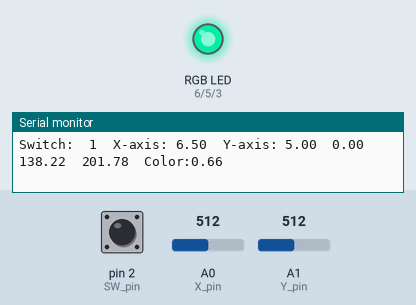
Recording of a sketch running on a simulated Arduino Uno, built with avr-gcc and run on an emulated ATmega328P. Parts: an RGB LED mixed from three pins (HIGH = lit), the last lines printed to the serial monitor. The inputs (shaded band) are chosen by the test bench; at power-on: A0 (X_pin) = 512, A1 (Y_pin) = 512, pin 2 (SW_pin) HIGH. Dim RGB values are drawn brighter than linear.

Above: at 1.2 s.
1.3 s: A0 (X_pin) set to 716
At 2.5 s:
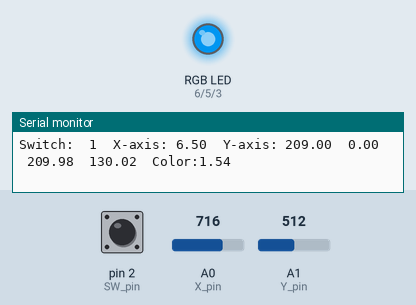
2.8 s: A1 (Y_pin) set to 524
At 3.4 s:
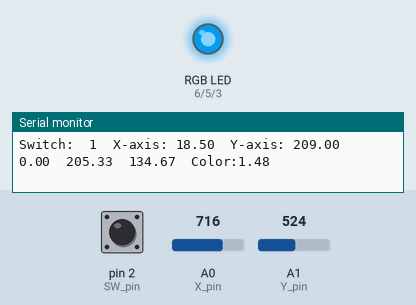
5.8 s: A1 (Y_pin) set to 592
At 6.7 s:
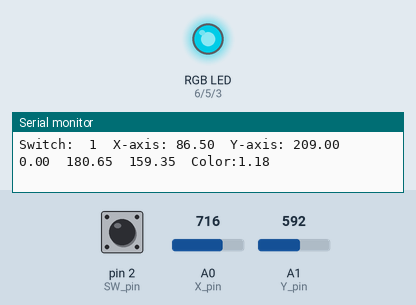
7.3 s: A1 (Y_pin) set to 614
At 8.2 s:
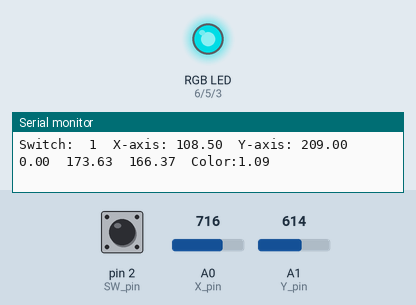
10.3 s: A0 (X_pin) set to 511
At 11.5 s:
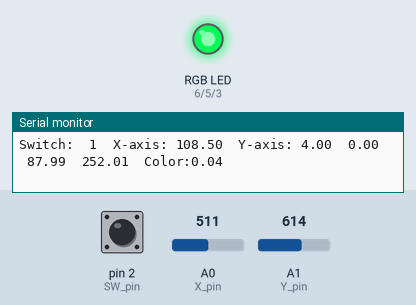
11.8 s: A1 (Y_pin) set to 306
At 12.9 s:
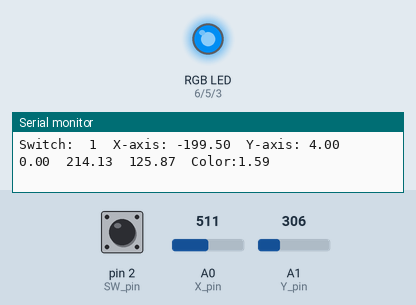
Timing chart, 0 to 14.3 s (numbered marks = the images above; inputs shaded):
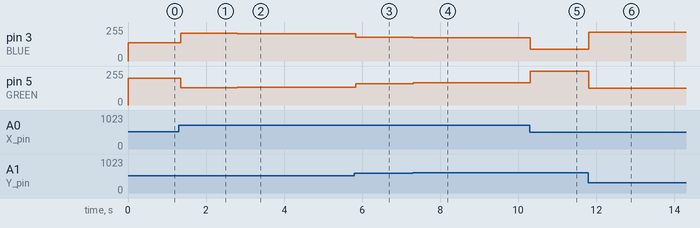

The sketch:

Joystick_RGB_Iteration2.ino
```cpp
  //www.elegoo.com
//2016.12.09
// Define Pins
#define BLUE 3
#define GREEN 5
#define RED 6

// Arduino pin numbers
const int SW_pin = 2; // digital pin connected to switch output
const int X_pin = 0; // analog pin connected to X output
const int Y_pin = 1; // analog pin connected to Y output
void setup() {
  pinMode(SW_pin, INPUT);
  digitalWrite(SW_pin, HIGH);
  Serial.begin(9600);
  pinMode(RED, OUTPUT);
  pinMode(GREEN, OUTPUT);
  pinMode(BLUE, OUTPUT);
  digitalWrite(RED, LOW);
  digitalWrite(GREEN, LOW);
  digitalWrite(BLUE, LOW);
}

// define variables
float greenValue;
float redValue;
float blueValue;
float xvalue = 0;
float yvalue = 0;
float redColor;
float blueColor;
float green;

void loop() {
  xvalue = analogRead(Y_pin)-505.5;
  yvalue = analogRead(X_pin)-507;
  float color = abs((float)atan((float)yvalue/xvalue));
  if(xvalue == -505.50 && yvalue ==0){
    color = 3.14159265358979;
  }
  if(xvalue<0&&yvalue<0){
    color = color + 3.14159265358979;
  }
  else if(xvalue>0&&yvalue<0){
    color = color + 4.71238898038;
    }
  else if(xvalue<0&&yvalue>0){
    color = color + 1.57079632679;
  }
  greenValue =((abs(3.14159265359-(float)color))/3.14159265359)*255;
  if((color - 2.09439510239)<0){
    blueColor = color + 6.28318530718;
  }
  blueValue = ((abs(3.14159265359-(blueColor-2.09439510239)))/3.14159265359)*255;
  if((color - 4.18879020479)<0){
    redColor = color + 6.28318530718;
  }
  redValue = ((abs(3.14159265359-(redColor-4.18879020479)))/3.14159265359)*255;
  if(greenValue <= 0){
    greenValue = 0;
  }
  if(color<=4.18879020479&&color>=2.09439510239){
    greenValue = 0;
  }
  if(redColor<=4.18879020479&&redColor>=2.09439510239){
    redValue = 0;
    }
  if(blueColor<=4.18879020479&&blueColor>=2.09439510239){
    blueValue = 0;
    }
  if(redValue >= 255){
    redValue = 255;
  }
  if(redValue <= 85.2){
    redValue = 0;
  }
  if(blueValue >= 255){
    blueValue = 255;
  }
  if(blueValue <= 85.2){
    blueValue = 0;
  }
  if(greenValue >= 255){
    greenValue = 255;
  }
  if(greenValue <=85.2){
    greenValue = 0;
  }
  if((abs(xvalue) == 0.50) && (abs(yvalue) <= 1)){
    greenValue = 0;
    redValue = 0;
    blueValue = 0;
  }
  analogWrite(RED, redValue);
  analogWrite(GREEN, greenValue);
  analogWrite(BLUE, blueValue);
  Serial.print("Switch:  ");
  Serial.print(digitalRead(SW_pin));
  Serial.print("\t");
  Serial.print("X-axis: ");
  Serial.print(xvalue);
  Serial.print("\t");
  Serial.print("Y-axis: ");
  Serial.print(yvalue);
  Serial.print("\t");
  Serial.print(redValue);
  Serial.print("\t");
  Serial.print(blueValue);
  Serial.print("\t");
  Serial.print(greenValue);
  Serial.print("\t");
  Serial.print("Color:");
  Serial.print(color);
  Serial.print("\n\n");
}
```

Measured:
- after the input at 1.3 s, pin 3 (BLUE): 138/255 → 209/255 after 0.05 s; pin 5 (GREEN): 201/255 → 130/255 after 0.05 s
- after the input at 2.8 s, pin 3 (BLUE): 209/255 → 205/255 at once; pin 5 (GREEN): 130/255 → 134/255 at once
- after the input at 5.8 s, pin 3 (BLUE): 205/255 → 180/255 at once; pin 5 (GREEN): 134/255 → 159/255 at once
- after the input at 7.3 s, pin 3 (BLUE): 180/255 → 173/255 at once; pin 5 (GREEN): 159/255 → 166/255 at once
- after the input at 10.3 s, pin 3 (BLUE): 173/255 → 87/255 at once; pin 5 (GREEN): 166/255 → 252/255 at once
- after the input at 11.8 s, pin 3 (BLUE): 87/255 → 214/255 at once; pin 5 (GREEN): 252/255 → 125/255 at once
